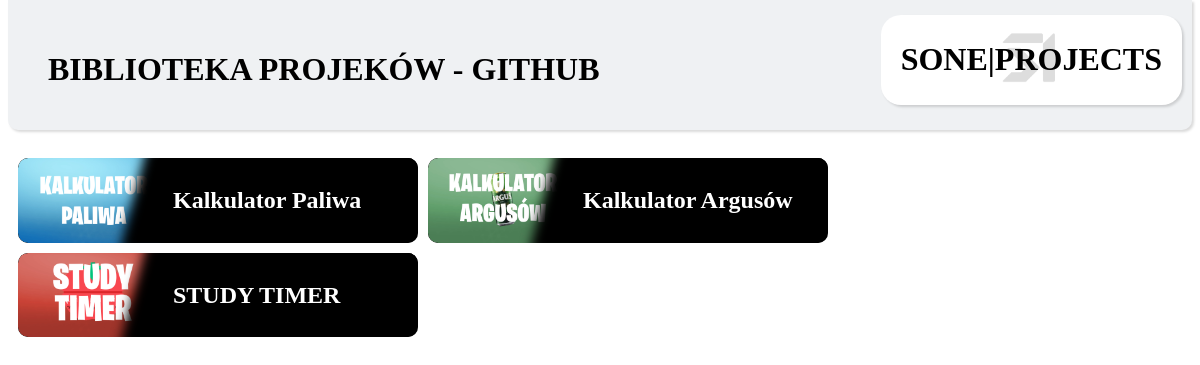
The app's page /github.php with its own data.
### tables this page shows
CREATE TABLE `projects` (
  `id` int(11) NOT NULL,
  `nazwa` varchar(255) NOT NULL,
  `url` varchar(255) NOT NULL,
  `photo` varchar(255) NOT NULL,
  `badge` varchar(10) DEFAULT NULL COMMENT '0 - PC OLNY\r\n1 - BETA',
  `description` text DEFAULT NULL,
  `showcase` text NOT NULL,
  `lastUpdate` date DEFAULT NULL,
  `dominantColor` varchar(25) DEFAULT NULL
);

### github.php (the view, shortened to what this page needs)
<!DOCTYPE html>
<html lang="pl">
<head>
    <link rel="stylesheet" href="github.css">
</head>
<body>
<div class="stickyMenu">
        <h1  class="whatsNew">BIBLIOTEKA PROJEKÓW - GITHUB</h1>
      <div class="backHome"  onclick="window.location.href='index.php'">
        <h1 style="font-family: MPLUS; font-size: 200%;">SONE|PROJECTS</h1>
        <img src="assets/img/S1v3.png" alt="s1" style="width: 65px;  position: absolute; opacity: 0.2; padding: 20%;">
 </div>
    <main>
    <?php
        include 'dbcon.php';
        $sql = "SELECT * FROM `projects` INNER JOIN githubLinks ON githubLinks.id_projektu = projects.id;";
        $result = $conn->query($sql);
        if($result->num_rows > 0) {
            foreach($result as $row) {
                ?>
                <div class="projekt" style="background-color: <?php echo $row['dominantColor'] ?>;" onclick="window.open('<?php echo $row['LINK']; ?>')">
                    <img class="projectLogo" src="assets/img/<?php echo $row['photo']; ?>" alt="<?php echo $row['photo']; ?>">
                    <div class="overlay" style="background-color: <?php echo $row['dominantColor'] ?>; box-shadow: -5px 0px 10px 10px <?php echo $row['dominantColor'] ?>;"></div>
                    <h2><?php echo $row['nazwa']; ?></h2>
                </div>
                <?php
            }
        }
    ?>
    </main>
</body>
</html>

### github.css (style rules this page uses)
body { font-family: mplus; margin-top: auto; }
main { margin-top: 60px; display: flex; flex-wrap: wrap; gap: 10px; padding: 10px; }
.backHome { background-color: white; box-shadow: rgba(0, 0, 0, 0.15) 1.95px 1.95px 2.6px; width: fit-content; padding: 5px; border-radius: 20px; position: absolute; top: 15px; right: 10px; cursor: pointer; display: flex; justify-content: center; align-items: center; gap: 20px; text-align: center; padding: 5px 20px; transition: scale 0.2s ease-in-out; }
.stickyMenu { margin-top: 0; position: sticky; top: 0px; padding-top: 30px; box-shadow: rgba(0, 0, 0, 0.15) 1.95px 1.95px 2.6px; background-color: rgb(239, 241, 243); border-radius: 0px 0px 10px 10px; width: 100%; height: 100px; }
.whatsNew { padding-left: 40px; }
img { width: 150px; border-radius: 10px; }

### records on screen
projects: photo (picture), nazwa "Kalkulator Paliwa"
projects: photo (picture), nazwa "Kalkulator Argusów"
projects: photo (picture), nazwa "STUDY TIMER"
